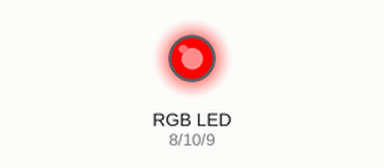
The sketch below on a simulated Arduino Uno, built with avr-gcc and run on an emulated ATmega328P. On the bench: an RGB LED mixed from three pins (HIGH = lit).

Above: at 0.05 s.
At 1.95 s:
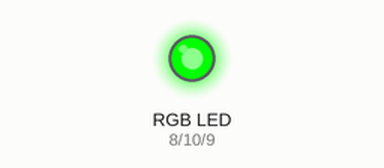
At 2.95 s:
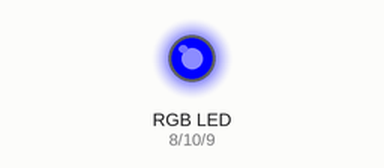
At 3.95 s:
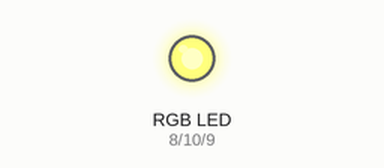
At 5.95 s:
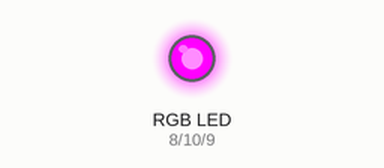
At 7.95 s:
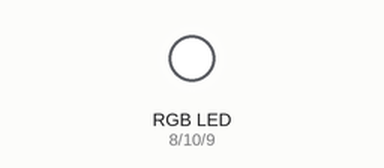
Timing chart, 0 to 10.4 s (numbered marks = the images above):
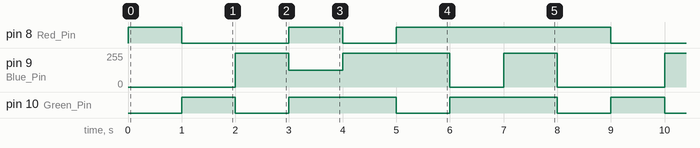

The sketch:

RGB_LED.ino
```cpp
int Red_Pin=8;
int Green_Pin=10;
int Blue_Pin=9;

void setup() {
  // put your setup code here, to run once:
  pinMode(Red_Pin, OUTPUT);
  pinMode(Green_Pin, OUTPUT);
  pinMode(Blue_Pin, OUTPUT);

}

void loop() {
  // put your main code here, to run repeatedly:
RGB_color(255,0,0); // Red
delay(1000);
RGB_color(0,255,0); // Green
delay(1000);
RGB_color(0,0,255); // Blue
delay(1000);
RGB_color(255,255,125); // Raspberry
delay(1000);
RGB_color(0,255,255); // Cyan
delay(1000);
RGB_color(255,0,255); // Magenta
delay(1000);
RGB_color(255,255,0); // Yellow
delay(1000);
RGB_color(255,255,255); // White
delay(1000);
}

void RGB_color(int r, int g, int b)
{
analogWrite(Red_Pin,r);
analogWrite(Green_Pin,g);
analogWrite(Blue_Pin,b);
}
```

Measured:
- by itself, pin 8 (Red_Pin): repeats every 8.0 s: LOW 2.0 s, HIGH 1.0 s, LOW 1.0 s, HIGH 4.0 s
- by itself, pin 9 (Blue_Pin): repeats every 8.0 s: 125/255 1.0 s, 255/255 2.0 s, 0/255 1.0 s, 255/255 1.0 s, 0/255 2.0 s, 255/255 1.0 s
- by itself, pin 10 (Green_Pin): repeats every 8.0 s: 2 × (LOW 1.0 s, HIGH 2.0 s), LOW 1.0 s, HIGH 1.0 s
